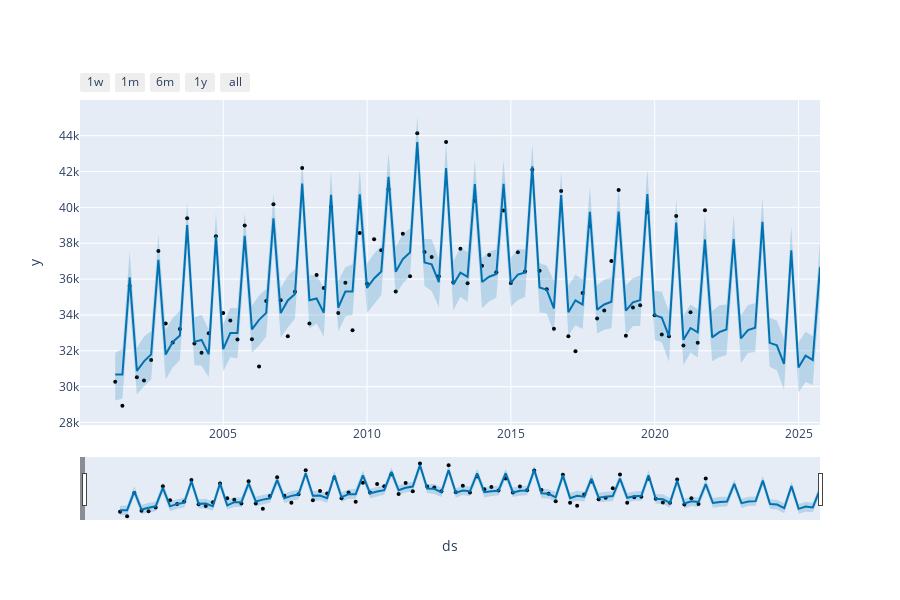

Notebook code cell kept with this figure:
### Code cell
from prophet.plot import plot_plotly, plot_components_plotly

# Interative Plots
plot_plotly(m, forecast)
# plot_components_plotly(m, forecast)
